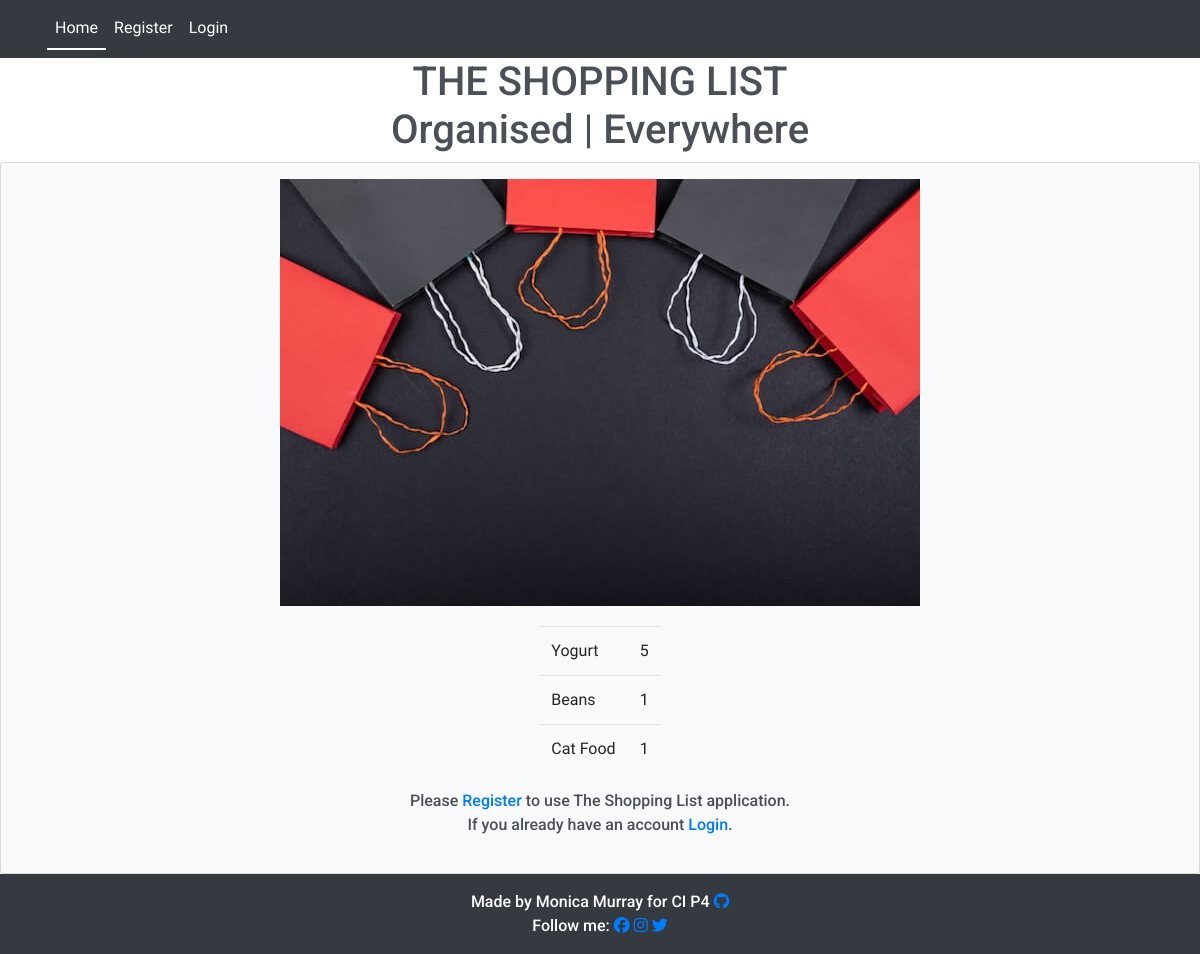
The app's page /, older data.
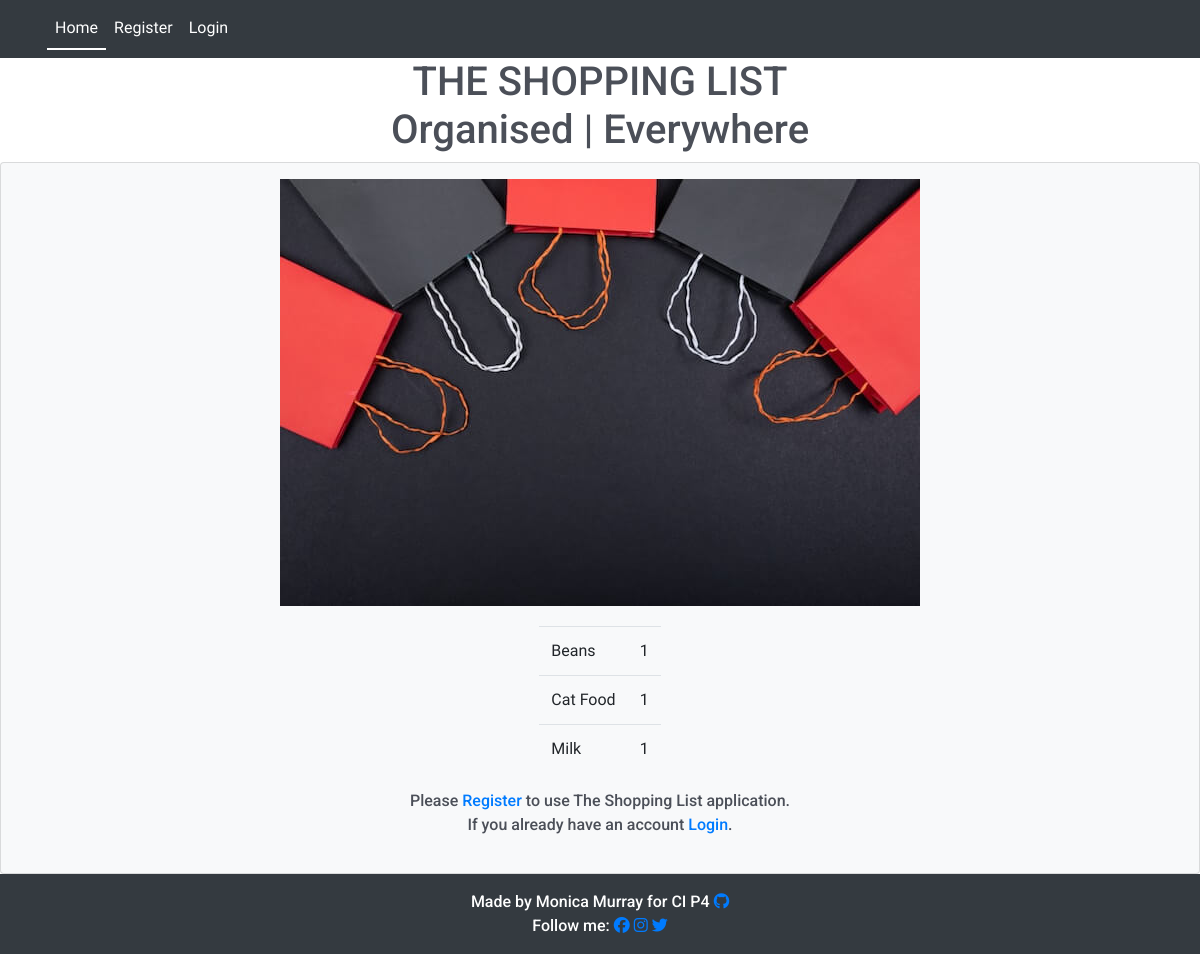
The same page, newer data.
### list/models.py (models this page shows, shortened)
class Entry(models.Model):
    item_name = models.CharField(
        max_length=60, null=False, blank=False, unique=True)
    quantity = models.IntegerField(
        choices=QUANTITY_CHOICES, default='1')
    star = models.BooleanField(default=False)
    user = models.ForeignKey(User, on_delete=models.CASCADE)
    category = models.CharField(
        max_length=20, choices=CATEGORY_CHOICES, default='Fresh')
    added_on = models.DateTimeField(auto_now_add=True)
    check_item_as_done = models.BooleanField(default=False)
    class Meta:
        ordering = ['-added_on', '-star',]

### list/views.py (the view)
# urls.py: path('', views.EntryList.as_view(), name='home'),
class EntryList(generic.ListView):
    model = Entry
    queryset = Entry.objects.all()
    template_name = 'index.html'
    paginate_by = 100
    def get_queryset(self, **kwargs):
        search = self.request.GET.get('query')
        if search:
            entries = self.model.objects.filter(
                Q(category__icontains=search)|Q(item_name__icontains=search)|
                Q(category__in=[choice[0] for choice in CATEGORY_CHOICES if choice[1].lower().startswith(search.lower())])
            )
        else:
            entries = self.model.objects.all()
        return entries
    def index(request):
        entries = Entry.objects.all()
        shoppingFilter = EntryFilter(request.GET, queryset=entries)
        entries = shoppingFilter.qs
        return render(request, 'base.html', {'filter': shoppingFilter})

### templates/index.html (shortened to what this page needs)
{% extends 'base.html' %}
{% load static %}
{% block content %}
<div class="image-container mt-3">
  <img
    src="{% static 'images/tamanna-rumee-eD1RNYzzUxc-unsplash (1) (1).jpg' %}"
    class="img-fluid"
    alt="The Shopping List and Organiser landing image"
  />
</div>
<div class="card-body justify-content-center">
  <div class="row justify-content-center">
    {% if user.is_authenticated %}
    <!-- <form method="get">
      {{shoppingFilter.form}}
   </form> -->
    <div class="table-responsive-sm table-bordered pt-1">
      <h1>{{user.username}}'s List</h1>
      <button type="button" class="btn btn-lg mb-1">
        <a href="{% url 'add' %}">Add Item</a>
      </button>
      <div style="max-width: 100%; max-height: 400px; overflow-y: scroll">
        <table class="table">
          <thead>
            <tr>
              <th scope="col" class="w-auto"></th>
              <th scope="col"class="w-50">Items</th>
              <th scope="col" class="w-auto">Quantity</th>
              <th scope="col" class="w-auto"><i class="fa-solid fa-square-check"></i>Check</th>
              <th scope="col" class="w-auto">Edit</th>
              <th scope="col" class="w-auto">Delete</th>
            </tr>
          </thead>
          <tbody>
            {% for entry in entry_list %}
            <tr>
              {% if entry.star %}
                <td>
                  <a href="{% url 'toggle_star' entry.id %}">
                    <i class="fa-solid fa-star" style="color: gold"></i>
                  </a>
                </td>
              {% else %}
                <td>
                  <a href="{% url 'toggle_star' entry.id %}">
                    <i class="fa-regular fa-star" style="color: gold"></i>
                  </a>
                </td>
              {% endif %}
              {% if entry.check_item_as_done %}
                <td class="text-left text-capitalize">
                  <strike> {{ entry.item_name }} </strike>
                </td>
                <td>{{entry.quantity}}</td>
                <td>
                  <a href="{% url 'toggle_check' entry.id %}">
                    <i class="fa-solid fa-square-check"></i>
                  </a>
                </td>
                <td></td>
                <td>
                  <a href="{% url 'delete' entry.id %}"
                    ><i class="fa-solid fa-trash-can"></i> Delete</a>
                </td>
              {% else %}
                <td class="text-left text-capitalize">
                  {{ entry.item_name }}
                  <p
                    class="text-capitalize font-italic text-wrap"
                    style="width: 6rem"
                  >
                    <a href="{% url 'note' entry.id %}"
                      >
                      <i class="fa-regular fa-message"></i>
                      </a>
                      {{entry.notes}}
                  </p>
                </td>
                <td>{{entry.quantity}}</td>
                <td>
                  <a href="{% url 'toggle_check' entry.id %}">
                    <i class="fa-regular fa-square"></i>
                  </a>
                </td>
                <td>
                  <a href="{% url 'edit' entry.id %}">
                    <i class="fa-solid fa-pencil"></i> Edit</a>
                </td>
                <td>
                  <a href="{% url 'delete' entry.id %}">
                    <i class="fa-solid fa-trash-can"></i> Delete</a>
                </td>
                <!-- consider replacing the checkbox icon with bootstrap's
                            <div class="custom-control custom-checkbox">
                            <input type="checkbox" class="custom-control-input" id="customCheck1">
                            <label class="custom-control-label" for="customCheck1">Check this custom checkbox</label>
                            </div> -->
              {% endif %}
            </tr>
            {% empty %}
              <tr>
              The Shopping list is currently empty.
              </tr>
            {% endfor %}
          </tbody>
        </table>
      </div>
      <!-- <button type="button" class="btn btn-lg mb5">
        <a href="{% url 'add' %}">Add Item</a>
      </button> -->
    </div>
    {% else %}
    <div class="table-responsive-sm">
      <table class="table">
        {% for entry in entry_list|slice:':3' %}
        <tr>
          <td class="text-left text-capitalize">{{ entry.item_name }}</td>
          <td>{{entry.quantity}}</td>
        </tr>
        {% empty %}
        <tr>
          The Shopping list is currently empty.
        </tr>
        {% endfor %}
      </table>
    </div>
  </div>
  <div class="row justify-content-center">
    <p> Please <a href="{% url 'account_signup' %}" class="card-link">
        Register </a>to use The Shopping List application.<br>
        If you already have an account
        <a href="{% url 'account_login' %}" class="card-link">Login</a>.</p>
  </div>
  {% endif %}
</div>
{% endblock %}

### templates/base.html (shortened to what this page needs)
{% load static %}
<!DOCTYPE html>
<html lang="en">
<head>
  <link rel="stylesheet" href="https://cdn.jsdelivr.net/npm/bootstrap@4.3.1/dist/css/bootstrap.min.css"
>
  <link rel="stylesheet" href="{% static 'css/style.css' %}" />
</head>
<body class="dark-bg">
    <header>
      {% with request.resolver_match.url_name as url_name %}
          <nav class="navbar navbar-expand-lg navbar-dark bg-dark">
            <div class="container-fluid">
              <div class="nav bg-dark">
                  <div class="collapse navbar-collapse" id="navbarNavAltMarkup">
                    <div class="navbar-nav">
                      <a class="nav-item nav-link {% if url_name == 'home' %}active{% endif %} text-white"
                        href="{% url 'home' %}">Home <span class="sr-only">(current)</span></a>
                      {% if user.is_authenticated %}
                        <a class="nav-item nav-link {% if url_name == 'account_logout' %}active{% endif %} text-white"
                          href="{% url 'account_logout' %}">Logout</a>
                        </div>
                  </div>
              </div>
                        <form class="d-inline-flex" role="search" method="GET" action="{% url 'home' %}">
                          <input class="form-control me-2" name="query" type="search" placeholder="Search" aria-label="Search">
                          <button class="btn btn-outline-success ml-1" type="submit">Search</button>
                        </form>
                        <!-- <form method="GET">
                          {{shoppingFilter.form}}
                       </form> -->
                        {% else %}
                        <a class="nav-item nav-link {% if url_name == 'account_signup' %}active{% endif %} text-white"
                          href="{% url 'account_signup' %}">Register</a>
                        <a class="nav-item nav-link {% if url_name == 'account_login' %}active{% endif %} text-white"
                          href="{% url 'account_login' %}">Login</a>
                      {% endif %}
                    </div>
                  </div>
              </div>
            </div>
          </nav>
      {% endwith %}
      <div class="heading-sm text-center">
        <h1>
          THE SHOPPING LIST<br>Organised | Everywhere
        </h1>
      </div>
    </header>
<div class="card text-center bg-light">
        {% block content %}{% endblock %}
      </div>
      <footer class="footer mt-auto py-3 light-bg sticky bg-dark">
        <p class="m-0 text-center text-white">
          Made by Monica Murray for CI P4
          <a href="https://github.com/MoniMurray/shopping-list" target="_blank" rel="noopener"
          aria-label="Visit my Github profile to see more about this project (Opens a new browser page)">
          <i class="fa-brands fa-github"></i></a></p>
        <p class="m-0 text-center text-white">Follow me: <a href="https://www.facebook.com" target="_blank"
            rel="noopener" aria-label="Visit my Facebook page (Opens a new browser page)"><i
              class="fa-brands fa-facebook"></i></a>
          <a href="https://www.instagram.com" target="_blank" rel="noopener"
            aria-label="Visit my Instagram page (Opens a new browser page)"><i class="fa-brands fa-instagram"></i></a>
          <a href="https://www.twitter.com" target="_blank" rel="noopener"
            aria-label="Visit my Twitter page (Opens a new browser page)"><i class="fa-brands fa-twitter"></i></a>
      </footer>
</body>
</html>

### static/css/style.css (style rules this page uses)
body { background-color: #fff; font-family: 'Nanum Myeongjo', 'Roboto', sans-serif; color: #fff; text-align: center; font-weight: 300; }
h1, h2, h3, h4, h5, h6, p { font-family: 'Roboto', sans-serif; color: #4b4f58; font-weight: 500; }
.active { border-bottom: 2px solid white; font-weight: 500; }

Row changes from the older to the newer data that the page shows:
removed Entry: item_name "Yogurt", quantity "5"
now on this page (row unchanged): Entry: item_name "Milk", quantity "1"
